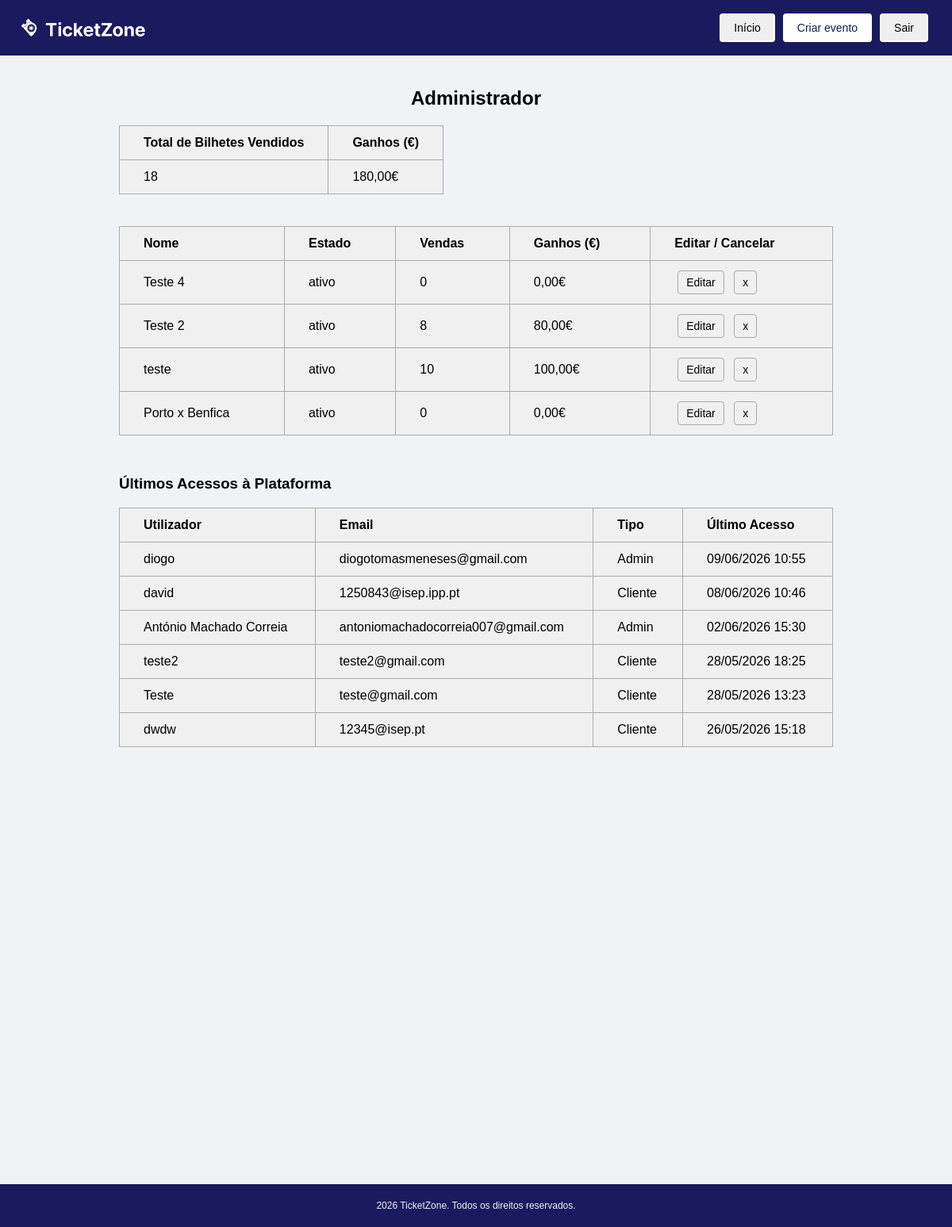
The page /admin.php (signed in) on the database as committed earlier.
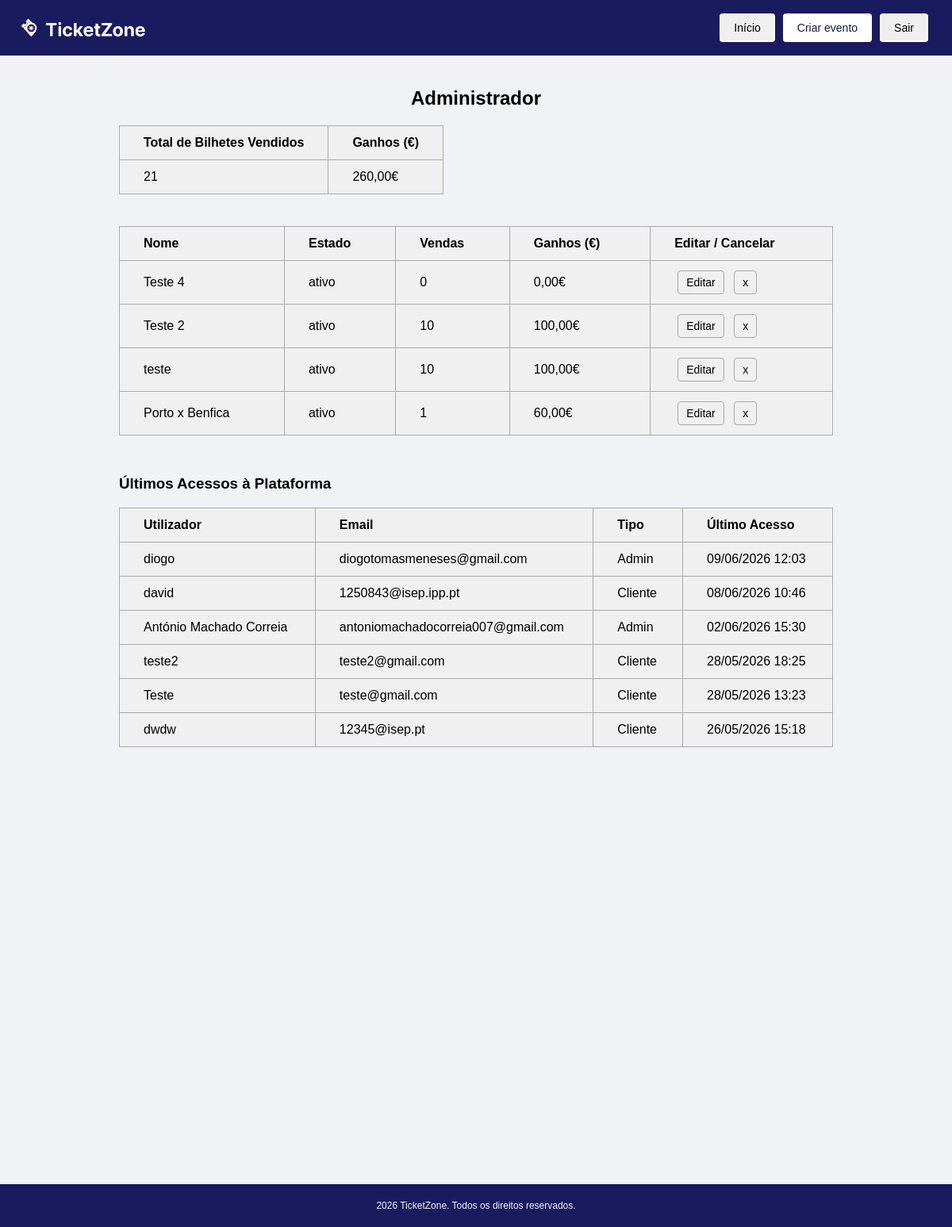
The same page on the database as committed later.
### tables this page shows
CREATE TABLE eventos (
        id INTEGER PRIMARY KEY AUTOINCREMENT,
        nome TEXT NOT NULL,
        descricao TEXT,
        data_inicio TEXT NOT NULL,
        data_fim TEXT NOT NULL,
        local TEXT NOT NULL,
        imagem TEXT,
        estado TEXT DEFAULT 'ativo' CHECK(estado IN ('ativo', 'cancelado')),
        id_categoria INTEGER,
        id_admin INTEGER,
        FOREIGN KEY (id_categoria) REFERENCES categorias(id),
        FOREIGN KEY (id_admin) REFERENCES utilizadores(id)
    );

CREATE TABLE utilizadores (
        id INTEGER PRIMARY KEY AUTOINCREMENT,
        username TEXT NOT NULL UNIQUE,
        email TEXT NOT NULL UNIQUE,
        password_hash TEXT NOT NULL,
        tipo TEXT NOT NULL CHECK(tipo IN ('cliente', 'admin')),
        data_registo TEXT DEFAULT CURRENT_TIMESTAMP,
        ultimo_acesso TEXT
    );

### scripts/carregar_eventos.php (called while the page is built, shortened)
<?php
$db = new SQLite3(__DIR__ . '/../ticketzone.db');
$query = "
    SELECT
        e.id,
        e.nome,
        e.estado,
        COALESCE(SUM(ic.quantidade), 0)                    AS total_bilhetes,
        COALESCE(SUM(ic.quantidade * ic.preco_unitario), 0) AS total_ganhos
    FROM eventos e
    LEFT JOIN tipos_bilhete tb ON tb.id_evento = e.id
    LEFT JOIN itens_compra ic  ON ic.id_tipo_bilhete = tb.id
    LEFT JOIN compras c        ON c.id = ic.id_compra AND c.estado = 'concluida'
    GROUP BY e.id, e.nome, e.estado
    ORDER BY e.id DESC
";
$resultado = $db->query($query);
$eventos = [];
while ($linha = $resultado->fetchArray(SQLITE3_ASSOC)) {
    $eventos[] = $linha;
}
?>

### scripts/carregar_entradas.php (called while the page is built, shortened)
<?php
$db = new SQLite3(__DIR__ . '/../ticketzone.db');
$query = "
    SELECT
        username,
        email,
        tipo,
        ultimo_acesso
    FROM utilizadores
    WHERE ultimo_acesso IS NOT NULL
    ORDER BY ultimo_acesso DESC
    LIMIT 50
";
$resultado = $db->query($query);
$entradas = [];
while ($linha = $resultado->fetchArray(SQLITE3_ASSOC)) {
    $entradas[] = $linha;
}
?>

### admin.php (the view, shortened to what the changed rows need)
<?php
require_once __DIR__ . '/scripts/carregar_eventos.php';
require_once __DIR__ . '/scripts/carregar_entradas.php';
$total_bilhetes_geral = 0;
$total_ganhos_geral   = 0;
foreach ($eventos as $evento) {
    $total_bilhetes_geral += $evento['total_bilhetes'];
    $total_ganhos_geral   += $evento['total_ganhos'];
}
?>
<!DOCTYPE html>
<html lang="pt">
<head>
    <link rel="stylesheet" href="styles/admin.css" />
</head>
<body>
    <main>
        <h2>Administrador</h2>
        <div class="resumo">
            <table>
                <thead>
                    <tr>
                        <th>Total de Bilhetes Vendidos</th>
                        <th>Ganhos (€)</th>
                    </tr>
                </thead>
                <tbody>
                    <tr>
                        <td><?= number_format($total_bilhetes_geral, 0, ',', '.') ?></td>
                        <td><?= number_format($total_ganhos_geral,   2, ',', '.') ?>€</td>
                    </tr>
                </tbody>
            </table>
        </div>
        <table class="eventos">
            <thead>
                <tr>
                    <th>Nome</th>
                    <th>Estado</th>
                    <th>Vendas</th>
                    <th>Ganhos (€)</th>
                    <th>Editar / Cancelar</th>
                </tr>
            </thead>
            <tbody>
                <?php if (empty($eventos)): ?>
                    <tr>
                        <td colspan="5" style="text-align: center; color: #888;">
                            Nenhum evento encontrado.
                        </td>
                    </tr>
                <?php else: ?>
                    <?php foreach ($eventos as $evento): ?>
                        <tr>
                            <td><?= htmlspecialchars($evento['nome']) ?></td>
                            <td><?= htmlspecialchars($evento['estado']) ?></td>
                            <td><?= number_format($evento['total_bilhetes'], 0, ',', '.') ?></td>
                            <td><?= number_format($evento['total_ganhos'],   2, ',', '.') ?>€</td>
                            <td>
                                <button class="botao-editar"
                                        onclick="location.href='eventos.php?id=<?= $evento['id'] ?>'">
                                    Editar
                                </button>
                                <button class="botao-cancelar"
                                        onclick="location.href='cancelar_evento.php?id=<?= $evento['id'] ?>'">
                                    x
                                </button>
                            </td>
                        </tr>
                    <?php endforeach; ?>
                <?php endif; ?>
            </tbody>
        </table>
        <table class="eventos">
            <thead>
                <tr>
                    <th>Utilizador</th>
                    <th>Email</th>
                    <th>Tipo</th>
                    <th>Último Acesso</th>
                </tr>
            </thead>
            <tbody>
                <?php if (empty($entradas)): ?>
                    <tr>
                        <td colspan="4" style="text-align: center; color: #888;">
                            Nenhum acesso registado.
                        </td>
                    </tr>
                <?php else: ?>
                    <?php foreach ($entradas as $entrada): ?>
                        <tr>
                            <td><?= htmlspecialchars($entrada['username']) ?></td>
                            <td><?= htmlspecialchars($entrada['email']) ?></td>
                            <td><?= ucfirst(htmlspecialchars($entrada['tipo'])) ?></td>
                            <td>
                                <?php
                                    $timestamp = strtotime($entrada['ultimo_acesso']);
                                    echo date('d/m/Y H:i', $timestamp);
                                ?>
                            </td>
                        </tr>
                    <?php endforeach; ?>
                <?php endif; ?>
            </tbody>
        </table>
    </main>
</body>
</html>

Rows that differ between the two databases and show on the page:
computed for eventos "Teste 2": total_bilhetes "8" → "10"; total_ganhos "80,00" → "100,00"
computed for eventos "Porto x Benfica": total_bilhetes "0" → "1"; total_ganhos "0,00" → "60,00"
changed utilizadores "diogo": ultimo_acesso "09/06/2026 10:55" → "09/06/2026 12:03"
Other text that changed with them:
$total_bilhetes_geral: "18" → "21"
$total_ganhos_geral: "180,00" → "260,00"
